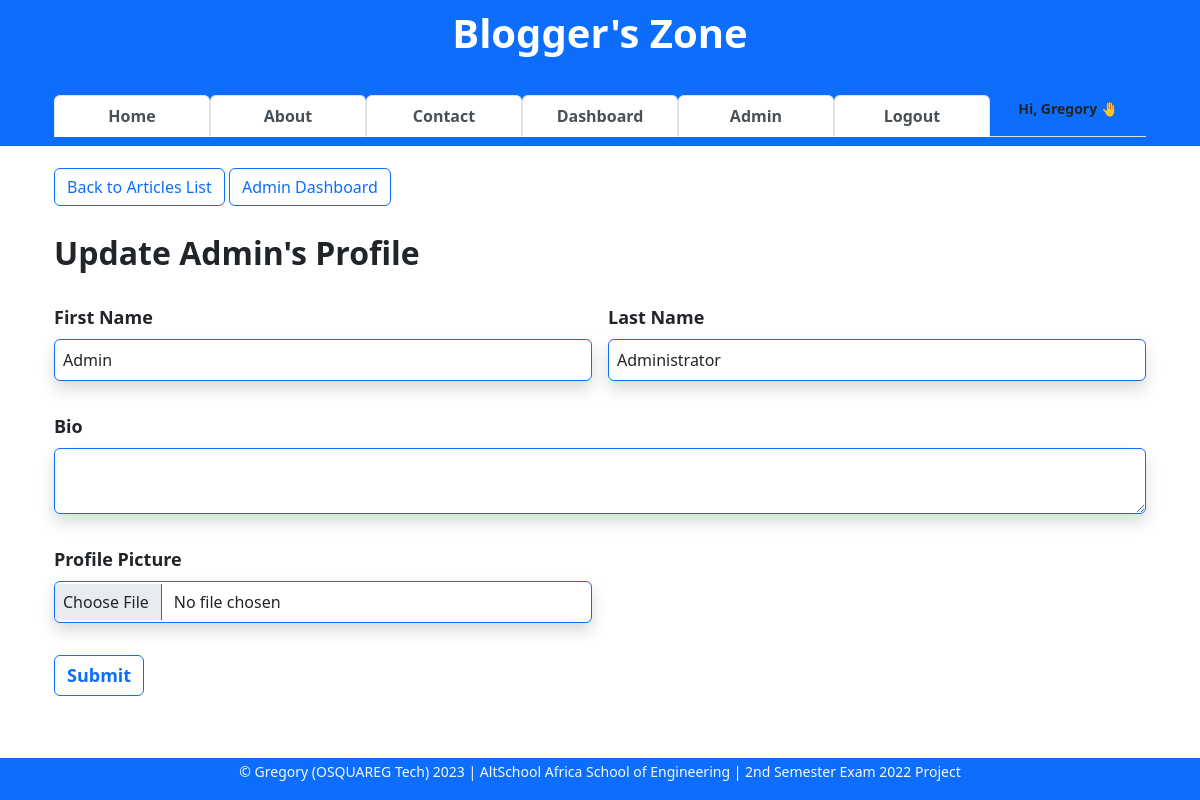
Page /admin-user/update/1 (signed in) on the committed database.
### app/models.py (models this page shows, shortened)
class User(db.Model, UserMixin):
    __tablename__ = "users"
    id = db.Column(db.Integer, primary_key=True)
    firstname = db.Column(db.String(255), nullable=False)
    lastname = db.Column(db.String(255), nullable=False)
    username = db.Column(db.String(25), nullable=False, unique=True)
    email = db.Column(db.Text(150), nullable=False, unique=True)
    password_hash = db.Column(db.Text(255), nullable=False, unique=True)
    bio = db.Column(db.Text(), nullable=True)
    date_joined = db.Column(db.DateTime, default=datetime.utcnow)
    is_active = db.Column(db.Boolean, default=True)
    is_admin = db.Column(db.Boolean, default=False)
    profile_pic = db.Column(db.String(), nullable=True)
    last_updated_by = db.Column(db.String)
    last_updated_on = db.Column(db.DateTime, onupdate=datetime.utcnow)
    articles = db.relationship("Article", backref="author")
    comments = db.relationship("Comment", backref="commenter")
    article_likes = db.relationship("ArticleLike", backref="art_liker")
    comment_likes = db.relationship("CommentLike", backref="com_liker")

### app/admin/admin_users.py (the view, shortened to what this page needs)
@blueprint.route("/update/<int:id>", methods=["GET", "POST"])
@login_required
def update(id):
    form = UserForm()
    user = User.query.get_or_404(id)
    if current_user.is_admin:
        form.firstname.data = user.firstname
        form.lastname.data = user.lastname
        form.bio.data = user.bio
    else:
        flash(f"You are not authorized to update this user profile!")
        return redirect(url_for("user.dashboard", id=user.id))
    context = {
        "form": form,
        "user": user,
    }
    return render_template("admin-update-user.html", **context)

### app/main.py (called while the page is built)
@login_man.user_loader
def user_loader(id):
    return User.query.get(int(id))

### app/admin/templates/admin-update-user.html (shortened to what this page needs)
{% extends 'base.html' %}
{% block content %}
<div class="container">
    <div>
        <a href="/#all-articles-list" class="btn btn-outline-primary mb-1 border border-primary">Back to Articles
            List</a>
        <a href="{{ url_for('admin.admin', un=current_user.username) }}" class="btn btn-outline-primary mb-1 border border-primary">Admin
            Dashboard</a>
    </div>
    <br>
    <div class="form-group">
        <div class="form-group">
            <h2 style="font-weight:bold">Update {{ user.firstname }}'s Profile</h2>
        </div>
        <br>
        <form class="row g-3" action="{{ url_for('admin-users.update', id=user.id) }}" method="POST"
            enctype="multipart/form-data">
            <div class="col-md-6">
                {{ form.firstname.label(class="form-label", style="font-weight:bold; font-size:18px") }}
                {{ form.firstname(class="form-control shadow p-2 mb-3 bg-body rounded border border-primary") }}
            </div>
            <div class="col-md-6">
                {{ form.lastname.label(class="form-label", style="font-weight:bold; font-size:18px") }}
                {{ form.lastname(class="form-control shadow p-2 mb-3 bg-body rounded border border-primary") }}
            </div>
            <div class="row-cols-auto">
                {{ form.bio.label(class="form-label", style="font-weight:bold; font-size:18px") }}
                {{ form.bio(class="form-control shadow p-2 mb-3 bg-body rounded border border-primary") }}
            </div>
            <div class="col-md-6">
                {{ form.profile_pic.label(class="form-label", style="font-weight:bold; font-size:18px") }}
                {{ form.profile_pic(class="form-control shadow p-2 mb-3 bg-body rounded border border-primary", value=user.profile_pic) }}
            </div>
            <div class="row-cols-7">
                {{ form.submit(class="btn btn btn-outline-primary border border-primary", style="font-weight:bold; font-size:18px") }}
            </div>
        </form>
    </div>
</div>
{% endblock content %}

### app/templates/base.html (shortened to what this page needs)
<!DOCTYPE html>
<html lang="en">
<head>
    <link rel="stylesheet" href="{{url_for('static',filename='css/tab-style.css')}}" type="text/css">
    <link rel="stylesheet" href="{{url_for('static', filename='css/ckeditor-styles.css')}}" type="text/css">
    <link href="https://cdn.jsdelivr.net/npm/bootstrap@5.2.2/dist/css/bootstrap.min.css" rel="stylesheet">
</head>
<body onload="openPage('Published', this, 'rgb(0, 89, 250)', 'white')">
    <nav class="navbar navbar-light fixed-top text-lg-center bg-primary border border-primary" >
        <div class="container container-sm">
            <div class="container">
                <a class="navbar-brand" href="{{url_for('general.index')}}">
                    <h1 class="text-white"><b>Blogger's Zone</b></h1>
                </a>
            </div>
            <div class="container">
                <ul class="nav navbar-dark nav-tabs nav-justified">
                    <li class="nav-item">
                        <a class="nav-link active" href="{{url_for('general.index')}}"><b>Home</b></a>
                    </li>
                    <li class="nav-item">
                        <a class="nav-link active" href="{{ url_for('general.about') }}"><b>About</b></a>
                    </li>
                    <li class="nav-item">
                        <a class="nav-link active" href="{{ url_for('general.message') }}"><b>Contact</b></a>
                    </li>
                    {% if current_user.is_authenticated %}
                    <li class="nav-item">
                        <a class="nav-link active" href="{{url_for('user.dashboard')}}"><b>Dashboard</b></a>
                    </li>
                    {% if current_user.is_admin %}
                    <li class="nav-item">
                        <a class="nav-link active" href="{{url_for('admin.admin', un=current_user.username)}}"><b>Admin</b></a>
                    </li>
                    {% endif %}
                    <li class="nav-item">
                        <a class="nav-link active" href="{{ url_for('auth.logout') }}"><b>Logout</b></a>
                    </li>
                    <li class="nav-item">
                        <small class="align-bottom"><b class="text-end">Hi, {{current_user.firstname}} 🤚</b></small>
                    </li>
                    {% endif %}
                </ul>
            </div>
        </div>
    </nav>
    <main>
        <div><br><br><br><br><br><br><br></div>
        <div class="container">
            {% block content %}
            {% endblock content %}
        </div>
        <div><br><br><br></div>
    </main>
    <div class="text-md-center text-muted bg-primary border border-primary fixed-bottom">
        <footer>
            <p class="text-light">
                <small>
                    &copy Gregory (OSQUAREG Tech)
                    <script>document.write(new Date().getFullYear())</script> | AltSchool Africa School of Engineering | 2nd Semester Exam 2022 Project
                </small>
            </p>
        </footer>
    </div>
</body>
</html>

### app/static/css/tab-style.css (style rules this page uses)
a { text-decoration: none; }

### app/static/css/ckeditor-styles.css (style rules this page uses)
:root { --ck-color-image-caption-background: hsl(0, 0%, 97%); --ck-color-image-caption-text: hsl(0, 0%, 20%); --ck-color-mention-background: hsla(341, 100%, 30%, 0.1); --ck-color-mention-text: hsl(341, 100%, 30%); --ck-color-table-caption-background: hsl(0, 0%, 97%); --ck-color-table-caption-text: hsl(0, 0%, 20%); --ck-highlight-marker-blue: hsl(201, 97%, 72%); --ck-highlight-marker-green: hsl(120, 93%, 68%); --ck-highlight-marker-pink: hsl(345, 96%, 73%); --ck-highlight-marker-yellow: hsl(60, 97%, 73%); --ck-highlight-pen-green: hsl(112, 100%, 27%); --ck-highlight-pen-red: hsl(0, 85%, 49%); --ck-image-style-spacing: 1.5em; --ck-inline-image-style-spacing: calc(var(--ck-image-style-spacing) / 2); --ck-todo-list-checkmark-size: 16px; }

### rows in the picture
User: firstname "Gregory"
User: firstname "Admin", lastname "Administrator"
